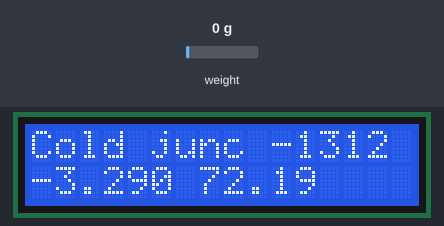
Simulated run of this sketch. Board: Arduino Uno, built with avr-gcc and run on an emulated ATmega328P. Parts: 16×2 character LCD. Wiring (inferred from the names in the program): HX711 load-cell converter: data A2; SCK A1. Inputs (shaded band) come from the test bench; at power-on: weight on the scale 0 g.

Above: at 1.2 s.
1.3 s: weight on the scale set to 100 g
At 2.6 s:
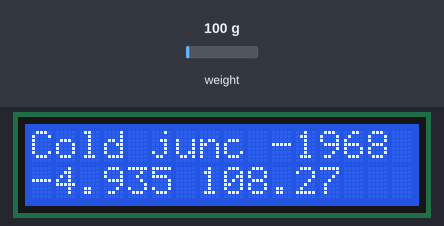
3.0 s: weight on the scale set to 1250 g
At 3.9 s:
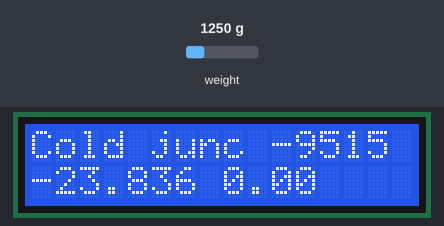
4.5 s: weight on the scale set to 2500 g
At 5.2 s:
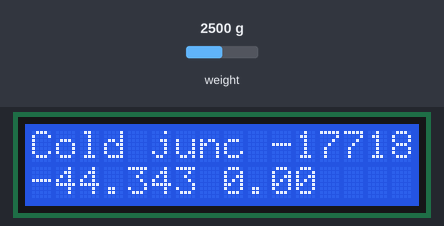
Timing chart, 0 to 7.5 s (numbered marks = the images above; inputs shaded):
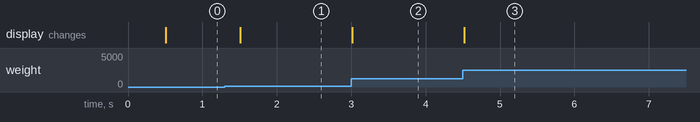

The sketch:

ThermPt100.ino
```cpp
//Sample using LiquidCrystal library
#include <LiquidCrystal.h>

//--- HX711
#define _pin_slk A1
#define _pin_dout A2

float VoieA, VoieB;
#define GAIN_A 128
#define GAIN_B 32
#define CHAN_Ax128 1
#define CHAN_Ax64 3
#define CHAN_Bx32 2

//--- utilise float au lieu de #define pour permettre étalonnage
float Offset_A=0; //valeur trouvée en courcircuitant A+ et A-
float Offset_B=0;  //valeur trouvée en courcircuitant B+ et B-

//float Vref=4.30; //Vref=Vbg*(R1+R2)/R1 Vbg=1.25V,   Module Aliexpress R1=8.2k, R2=20k => Vref=4.30V
//valeur théorique 4.3V, donne 105°C au lieu de 100°C => réajusté à 4.095238
float Vref=4.095238 ;

//float R_array=943300;  //change value if other resistors are used
//valeur théorique 943300, donne 23°C (10.9539kohms)  au lieu de 20°C (12.6900 kohms) => changé à 1092805
float R_array=1092805;

/*
hmc: thermocouple K sur voie A, gain =128
 CTN 10k pour compensation soudure froide sur voie B, gain =32
 */


/*
R	T°C
10	-219.415
20	-196.509
30	-173.118
40	-149.304
50	-125.122
60	-100.617
70	-75.827
80	-50.781
90	-25.501
100	0.000
110	25.686
120	51.571
130	77.660
140	103.958
150	130.469
160	157.198
170	184.152
180	211.336
190	238.756
200	266.419
210	294.330
220	322.498
230	350.928
240	379.628
250	408.635
260	437.889
270	467.445
280	497.309
290	527.489
300	557.993
310	588.831
320	620.014
330	651.554
340	683.464
350	715.758
360	748.453
370	781.564
380	815.110
390	849.109
400	883.582
*/
float PT100Tab[]  ={
  -219.415	,
-196.509	,
-173.118	,
-149.304	,
-125.122	,
-100.617	,
-75.827	,
-50.781	,
-25.501	,
0.000	,
25.686	,
51.571	,
77.660	,
103.958	,
130.469	,
157.198	,
184.152	,
211.336	,
238.756	,
266.419	,
294.330	,
322.498	,
350.928	,
379.628	,
408.635	,
437.889	,
467.445	,
497.309	,
527.489	,
557.993	,
588.831	,
620.014	,
651.554	,
683.464	,
715.758	,
748.453	,
781.564	,
815.110	,
849.109	,
883.582
	};

float Pt100ToDegC(float r) //testé, précis à 0.02°C
{ byte ndx;
  float v0, frac;
  r= r/10;
  ndx=r;
  frac = r-ndx;
  v0=PT100Tab[ndx-1];
  return v0+ (PT100Tab[ndx]-v0)*frac;
}

//------------------------------------------------------------------------------------------------------------------
//------------------------------------------------------------------------------------------------------------------
//------------------------------------------------------------------------------------------------------------------
/* Thermistance NTC_MF52AT 10K, Cold junction for Thermocouple K
 linear interpolation using only int calculations
 error = 0.1°C max
 T=Tn + 5*(Rn-R)/(Rn-Rn+1)
 size table+routine = 180 bytes
 attention, ne pas mettre table en Flash avec Progmem car size = 210 bytes !

 T (°C)		R
 0	,	28017
 5	,	22660
 10	,	18560
 15	,	16280
 20	,	12690
 25	,	10000
 30	,	8160
 35	,	6813
 40	,	5734
 45	,	4829
 50		4065
 */
uint16_t NTC0to50[]  ={
  28017  ,
  22660	,
  18560	,
  16280	,
  12690	,
  10000	,
  8160	,
  6813	,
  5734	,
  4829	,
  4065	};

unsigned int R2DegC(unsigned int R) //retourner en dixième°C , par exemple 201 => 20.1°C
{
  unsigned long w;
  unsigned int t, v, *pt;

  for (t=0, pt=NTC0to50; t<=450; t+=50)
  {
    v=*pt;
    pt++;
    if (R> *pt)
    {
      w= v-R; //attention, calculs en int => garder l'ordre pour éviter troncature
      w *=50;
      w /=v-*pt;
      return t+(unsigned int)w;
    }
  }
  return 0; //erreur, ne devrait jamais passer si T entre 0 et 50°C
}

//------------------------------------------------------------------------------------------------------------------
//------------------------------------------------------------------------------------------------------------------
//------------------------------------------------------------------------------------------------------------------
/* source = http://aviatechno.net/thermo/thermo04.php
 précision de l'ordre de 1°C => préférer interpolation par fraction P/Q */
float K_poly[]=
{
  0.000000E+00	,
  2.508355E+01	,
  7.860106E-02	,
  -2.503131E-01	,
  8.315270E-02	,
  -1.228034E-02	,
  9.804036E-04	,
  -4.413030E-05	,
  1.057734E-06	,
  -1.052755E-08	};

float mV2DegC(float mV) //result in degC
{
  float v;
  v=K_poly[9];
  for (int8_t b=8; b>0; b--) //polynomial calc by Horner method
  {
    v=mV*(v+K_poly[b]);
  }
  return v;
}

//------------------------------------------------------------------------------------------------------------------
//------------------------------------------------------------------------------------------------------------------
//------------------------------------------------------------------------------------------------------------------
/*  Thermocouple K, T(°C)->voltage(mV) in -20-70°C interval, for cold junction compensation
 source = http://www.mosaic-industries.com/embedded-systems/microcontroller-projects/temperature-measurement/thermocouple/calibration-table#computing-cold-junction-voltages
 To=	2.5000000E+01
 Vo=	1.0003453E+00
 p1=	4.0514854E-02
 p2=	-3.8789638E-05
 p3=	-2.8608478E-06
 p4=	-9.5367041E-10
 q1=	-1.3948675E-03
 q2=	-6.7976627E-05
 */

float DegC2mV_PQ(float x) //result in mV
{
  float p,q;
  x=x-2.5000000E+01;
  p=x*(4.0514854E-02+x*(-3.8789638E-05+x*(-2.8608478E-06+x*-9.5367041E-10)));
  q=1+x*(-1.3948675E-03+x*-6.7976627E-05);
  return 1.0003453E+00+p/q;
}


//------------------------------------------------------------------------------------------------------------------
//------------------------------------------------------------------------------------------------------------------
//------------------------------------------------------------------------------------------------------------------
/* Thermocouple K, voltage(mV) -> T(°C), calc by fraction,
 bien plus précis qu'avec polynôme deg 9, source = http://www.mosaic-industries.com/embedded-systems/microcontroller-projects/temperature-measurement/thermocouple/calibration-table#computing-cold-junction-voltages
 coef pour deux intervalles -100 à 100 et 100 à 400°C , précis à 0.01°C près !!!
 (pour gagner 50 octets, on peut ne garder que code pour 100 à 400°C, reste précis à 1°C près pour 20-100°C =>
 parfait pour heatgun avec thermocouple K )

 Vmin=	-3.554	4.096
 Vmax=	4.096	16.397
 Tmin=	-100	100
 Tmax=	100	400
 To=	-8.7935962E+00	3.1018976E+02
 Vo=	-3.4489914E-01	1.2631386E+01
 p1=	2.5678719E+01	2.4061949E+01
 p2=	-4.9887904E-01	4.0158622E+00
 p3=	-4.4705222E-01	2.6853917E-01
 p4=	-4.4869203E-02	-9.7188544E-03
 q1=	2.3893439E-04	1.6995872E-01
 q2=	-2.0397750E-02	1.1413069E-02
 q3=	-1.8424107E-03	-3.9275155E-04


 */
float mV2DegC_PQ(float x) //result in degC
{
  // each interval uses 50 bytes flashrom
  float p,q;
  if (x<4.096) //intervalle -100 à 100°C
  {
    x=x+3.4489914E-01;
    p=x*(2.5678719E+01+x*(-4.9887904E-01+x*(-4.4705222E-01+x*-4.4869203E-02)));
    q=1+x*(2.3893439E-04+x*(-2.0397750E-02+x*-1.8424107E-03));
    return -8.7935962E+00+p/q;

  }
  else //intervalle 100°C à 400°C
  {
    x=x-1.2631386E+01;
    p=x*(2.4061949E+01+x*(4.0158622E+00+x*(2.6853917E-01+x*-9.7188544E-03)));
    q=1+x*(1.6995872E-01+x*(1.1413069E-02+x*-3.9275155E-04));
    return 3.1018976E+02+p/q;
  }
}
//------------------------------------------------------------------------------------------------------------------
//------------------------------------------------------------------------------------------------------------------
//------------------------------------------------------------------------------------------------------------------

/*
            ADC B+      ADC B-
 |           |
 Vref-------3.3k--------CTN------
 |           |
 3.3k        470k
 |           |
 0V          0V

 CTN = (2x470k+3.3k)/(2^16*32/ADC-2)   cf demonstration photo
 */
float   ADC2R(float x) //input = ADC16 bits, output = R in ohms, ratiometric => Van can be any value in 3V-5V interval
{
  return R_array/((float)(1L<<16)*GAIN_B/x-2);
}


//------------------------------------------------------------------------------------------------------------------
//------------------------------------------------------------------------------------------------------------------
//------------------------------------------------------------------------------------------------------------------


/*******************************************************
 *
 * This program will test the LCD panel and the buttons
 * Mark Bramwell, July 2010
 *
 ********************************************************/

// select the pins used on the LCD panel
LiquidCrystal lcd(8, 9, 4, 5, 6, 7);


//-----------------
long getValue(byte voie) {   //voie 1(A x128), 2(B x32), 3 (Ax64)
  long data=0;
  byte i;

  while (digitalRead(_pin_dout))     ;

  for(i=0;i<24	; i++)
  {
    digitalWrite(_pin_slk, HIGH);
    data <<=  1;
    digitalWrite(_pin_slk, LOW);
    if (digitalRead(_pin_dout))
    {
      data|=1;
    }
  }
  //voie 1(A x128), 2(B x32), 3 (Ax64)
  for (i=0; i<voie; i++)
  {
    digitalWrite(_pin_slk, HIGH);
    digitalWrite(_pin_slk, LOW);
  }

  if (data & 0x800000) { //nombre négatif
    data |= (long) ~0xffffff;
  }
  return data; //full scale = 16 bits instead of 24 bits, 8 LSB discarded because too noisy
}
//---- n 18 bits = 101187 pour 100°C/PT100=138.51 ohms => R_LOAD calculé sous Excel
#define R_LOAD 19388.50  //valeur théorique = 10k , à ajuster
void GetAandB(void)
{ long v;
  v=-(getValue(CHAN_Ax64)>>6) -Offset_A;
  if (v==0) v=12345; //avoid divide by zero
  VoieA=v; //argument de getValue = n° voie pour conversion SUIVANTE (et non conversion en cours !!!)
  VoieB=v;
  VoieA=(3300.0+2*R_LOAD)/((1UL<<18)*64.0/VoieA -2); //R en ohms
}


//------------------------------------------------------------------------------------------------------------------
//------------------------------------------------------------------------------------------------------------------
//------------------------------------------------------------------------------------------------------------------
void setup()
{
  lcd.begin(16, 2);              // start the library
  lcd.setCursor(0,0);
  lcd.print("Cold junc");
  lcd.setCursor(0,1);
  lcd.print("PT102");
  pinMode(_pin_slk, OUTPUT);
  pinMode(_pin_dout, INPUT);
}
unsigned int t0,t1;
void loop()
{
  float f;
  if (((unsigned int)millis() -t1) > 100)
  {
    t1+=100;
    GetAandB();
    //---- IIR filter, unnecessary
    //VoieA=FilterA(VoieA);
    //VoieB=FilterA(VoieB);
  }
  //--- refresh display every 500ms
  if (((unsigned int)millis() -t0) > 500)
  {
    t0+=500;
    f=VoieB;
    lcd.setCursor(10,0);
    lcd.print(f,0);
    lcd.print("   ");
    lcd.setCursor(0,1);
    lcd.print(VoieA,3);
    lcd.print(" ");
    lcd.print(Pt100ToDegC(VoieA),2);
    lcd.print(" ");
  }
}
```

Measured:
- after the input at 1.3 s, the display: changes after 0.21 s (image 1)
- after the input at 3.0 s, the display: changes at once (image 2)
- after the input at 4.5 s, the display: changes at once (image 3)
